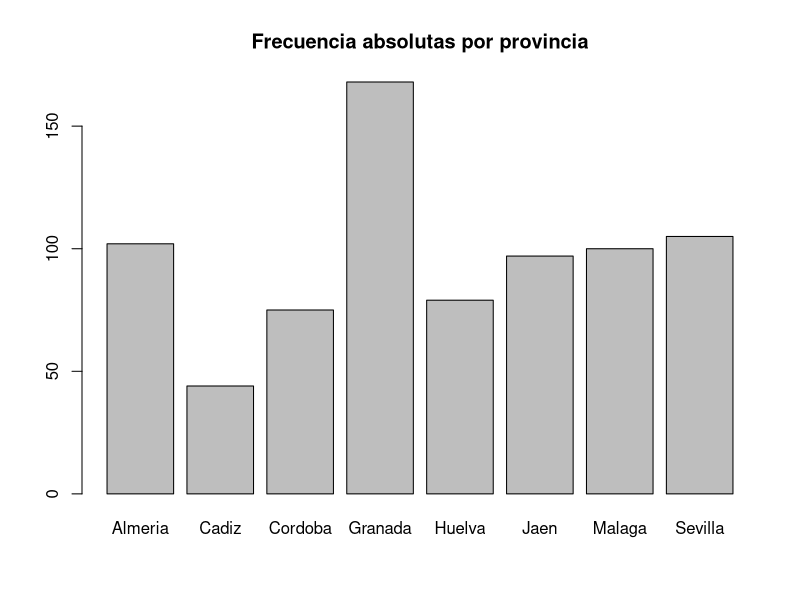
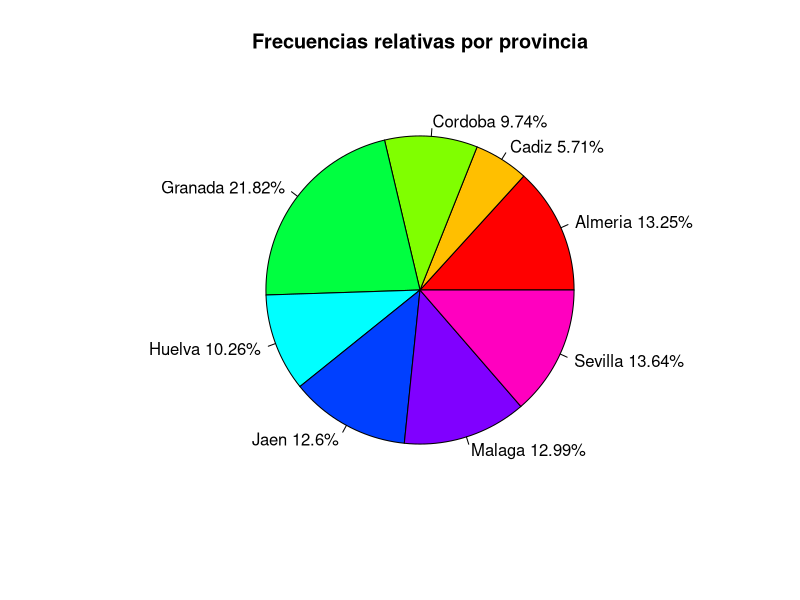
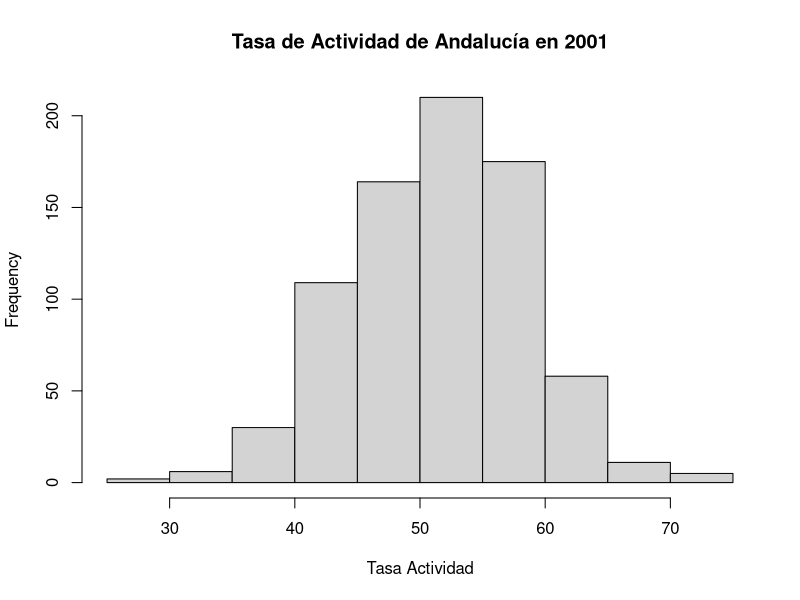
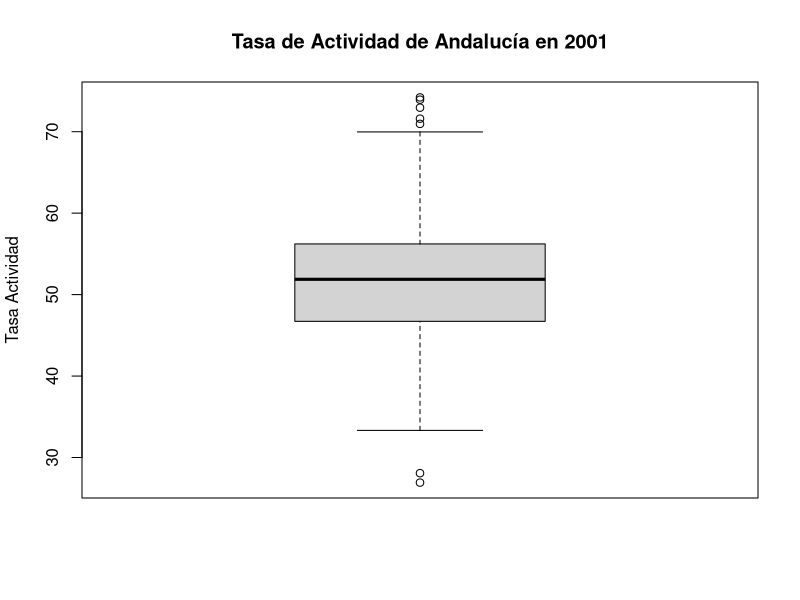
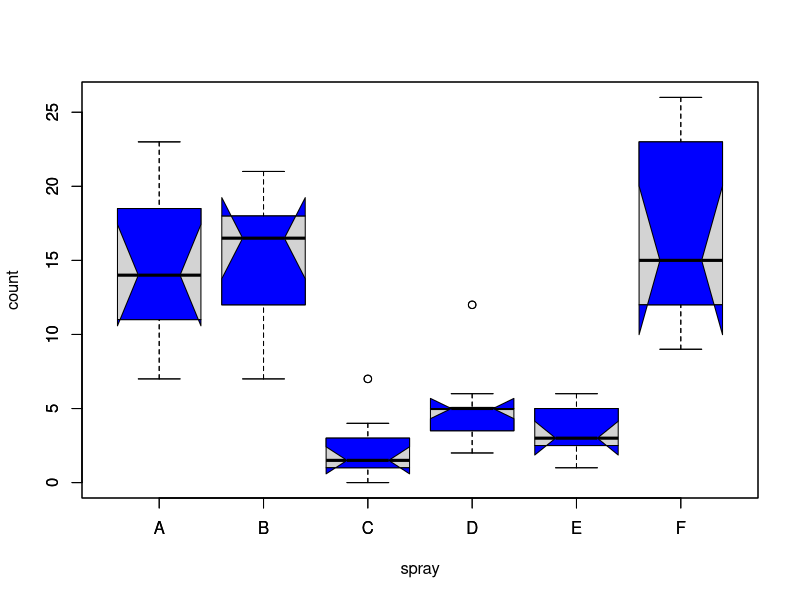

The R script that drew these images, in order:
#####################1. Cálculo de nuevas variables, recodificación y filtrado#####################

#Importamos el fichero de jaen
#Código INE del municipio.
#Nombre del municipio.
#Consumo de energía eléctrica en megavatios por hora.
#Consumo medio de agua en invierno, en metros cúbicos por día.
#Consumo medio de agua en verano, en metros cúbicos por día.
#Destino de los residuos sólidos urbanos: las posibilidades son vertedero controlado, vertedero incontrolado, compostaje.
#Cantidad de residuos sólidos urbanos, en toneladas.

#1. Importar el fichero JaenIndicadores.txt y denominar a la hoja de datos (data frame) Datos.Jaen
Datos.Jaen <- read.table('./Datos/JaenIndicadores-utf8.txt',sep="\t", header=TRUE, encoding  ="UTF-8")
#Limpiar datos faltantes
Datos.Jaen <- Datos.Jaen[!Datos.Jaen$poblacion == "..", ]
options(warn=-1)
#Cambiar comas por puntos para poder calcular más tarde
Datos.Jaen$residuoscant <- gsub("\\,", ".", Datos.Jaen$residuoscant)
#Cambiar a numerico o doble las variables para los calculos
Datos.Jaen$poblacion <- (as.numeric(as.character(Datos.Jaen$poblacion)))
Datos.Jaen$consumoelec <- (as.numeric(as.character(Datos.Jaen$consumoelec)))
Datos.Jaen$consumoaguainv <- (as.numeric(as.character(Datos.Jaen$consumoaguainv)))
Datos.Jaen$consumoaguaver <- (as.numeric(as.character(Datos.Jaen$consumoaguaver)))
Datos.Jaen$residuoscant <- (as.double(Datos.Jaen$residuoscant))

#2. Recodificar la variable Poblacion en una variable cualitativa tipo factor llamada Tamaño con tres categorías:
#  Si la población es inferior a 2000 habitantes, Tamaño será “Pequeño”.
#  Si la población está entre 2000 y 4500 habitantes, Tamaño será “Mediano”.
#  Si la población es superior a 4500 habitantes, Tamaño será “Grande”.


Datos.Jaen$poblacioncat[Datos.Jaen$poblacion<= 2000] <- "Pequeño"

Datos.Jaen$poblacioncat[Datos.Jaen$poblacion> 2000 & (as.numeric(as.character(Datos.Jaen$poblacion)))< 4500] <- "Mediano"

Datos.Jaen$poblacioncat[Datos.Jaen$poblacion>= 4500] <- "Grande"

Datos.Jaen$poblacioncat <- as.factor(Datos.Jaen$poblacioncat)

#Datos.Jaen$poblacion <- Datos.Jaen$poblacioncat 

#Datos.Jaen<-Datos.Jaen[1:8]

options(warn=0)
#3. Calcular los siguientes promedios que se especifican a continuación y añadirlos como nuevas variables al fichero Datos.Jaen obtenidas a partir de las variables existentes: 
#  Variable elec.hab que contendrá el consumo de energía eléctrica por habitante, obtenida como Consumo.de.energia.electrica/Poblacion
#  Variable agua.hab que contendrá el consumo medio de agua por habitante y día, obtenida como (Consumo.de.agua..Invierno + Consumo.de.agua..V erano)/Poblacion
#  Variable res.hab que contendrá los residuos sólidos urbanos por habitante, obtenida como Residuos.solidos.urbanos..Cantidad/Poblacion
Datos.Jaen$elec.hab <- Datos.Jaen$consumoelec/Datos.Jaen$poblacion
Datos.Jaen$agua.hab <- (Datos.Jaen$consumoaguainv+Datos.Jaen$consumoaguaver)/Datos.Jaen$poblacion
Datos.Jaen$res.hab <- Datos.Jaen$residuoscant/Datos.Jaen$poblacion

#4. Crear una nueva hoja de datos con todas las variables que contiene actualmente el data frame Datos.Jaen, pero referida 
#sólo a los municipios de tamaño mediano y denominarla Datos.Jaen.Medianos

Datos.Jaen.Medianos <- Datos.Jaen[Datos.Jaen$poblacioncat == 'Mediano',]

#5. Guardar la hoja de datos Datos.Jaen con las nuevas variables creadas en los apartados anteriores y la hoja que contiene 
#los datos de las poblaciones medianas (Datos.Jaen.Medianos) en un archivo de datos de R y llamadlo JaenIndicadores.RData

save(Datos.Jaen, Datos.Jaen.Medianos, file = "./Datos/JaenIndicadores.RData")


#####################2. Análisis Estadístico Descriptivo de Datos#####################

#1. Importar el fichero Andalucia.txt y denominar a la hoja de datos (data frame) Datos.Andalucia. Comprobar si en el archivo 
#.txt hay datos faltantes y cómo están codificados.

Datos.Andalucia <-  read.table('./Datos/Andalucia-utf8.txt',sep="\t", header=TRUE, encoding  ="UTF-8")
Datos.Andalucia[Datos.Andalucia$Renta.familiar.por.habitante.2003 == "..","Renta.familiar.por.habitante.2003"] <- NA

#2. A partir de la variable código INE, construir una variable tipo factor que distinga la provincia de pertenencia de cada municipio,
#denominarla “Provincia” y añadirla al data frame. 
#head(ine)
Datos.fProv = c("Almeria","Cadiz","Cordoba","Granada","Huelva","Jaen","Malaga","Sevilla")

Datos.Andalucia$IdINE <- substr(Datos.Andalucia$Codigo.INE,1,nchar(Datos.Andalucia$Codigo.INE)-3)

Datos.Andalucia$Provincia[Datos.Andalucia$IdINE == 4] <- Datos.fProv[1]
Datos.Andalucia$Provincia[Datos.Andalucia$IdINE == 11] <- Datos.fProv[2]
Datos.Andalucia$Provincia[Datos.Andalucia$IdINE == 14] <- Datos.fProv[3]
Datos.Andalucia$Provincia[Datos.Andalucia$IdINE == 18] <- Datos.fProv[4]
Datos.Andalucia$Provincia[Datos.Andalucia$IdINE == 21] <- Datos.fProv[5]
Datos.Andalucia$Provincia[Datos.Andalucia$IdINE == 23] <- Datos.fProv[6]
Datos.Andalucia$Provincia[Datos.Andalucia$IdINE == 29] <- Datos.fProv[7]
Datos.Andalucia$Provincia[Datos.Andalucia$IdINE == 41] <- Datos.fProv[8]

#Obtener la distribución de frecuencias absolutas y relativas, un diagrama de barras con las frecuencias absolutas y un 
#diagrama de sectores con las frecuencias relativas en porcentajes de esta variable tipo factor. 
#¿Qué provincia tiene más municipios? ¿Cuál tiene menos? ¿Qué porcentaje representa en cada caso?

Datos.Andalucia$Provincia <- as.factor(Datos.Andalucia$Provincia)
print('Frecuencia absoluta: ')
frec.abs <-table(Datos.Andalucia$Provincia)
frec.abs
print('Frecuencia relativa')
frec.rel <-table(Datos.Andalucia$Provincia)/sum(table(Datos.Andalucia$Provincia))*100
frec.rel
#Bar plot frecuencias absolutas
barplot(frec.abs, main="Frecuencia absolutas por provincia")

#Pie plot frecuencias relativas
slices <- frec.rel
lbls <- rownames(frec.rel)
pct <- round(slices/sum(slices)*100,2)
lbls <- paste(lbls, pct) # add percents to labels
lbls <- paste(lbls,"%",sep="") # ad % to labels
pie(slices,labels = lbls, col=rainbow(length(lbls)), main="Frecuencias relativas por provincia") 

#3. Obtener un resumen descriptivo de la variable tasa de actividad de 2001 que incluya parámetros de posición, dispersión, asimetría
#y curtosis, histograma y diagrama de caja. En función de este resumen, contestar a las siguientes preguntas:

#Vamos a arreglar la columna para los calculos
#Cambiar comas por puntos. Si lo dejaramos como está la conversión a otro tipo de dato sería errónea.

Datos.Andalucia$Tasa.actividad.2001 <- gsub("\\,", ".", Datos.Andalucia$Tasa.actividad.2001)
Datos.Andalucia$Tasa.actividad.2001 <- (as.double(Datos.Andalucia$Tasa.actividad.2001))

#####################Parámetros de posición#####################

summary(Datos.Andalucia$Tasa.actividad.2001)
#Media
media <- mean(Datos.Andalucia$Tasa.actividad.2001)
#Mediana
mediana <- median(Datos.Andalucia$Tasa.actividad.2001, na.rm=T)
# Percentil 5% y percentil 95%
percep <-quantile(Datos.Andalucia$Tasa.actividad.2001,probs=c(0.05,0.95),na.rm=TRUE)
## Mínimo
min.Tasa<-min(Datos.Andalucia$Tasa.actividad.2001, na.rm=T)
## Máximo
max.Tasa<-max(Datos.Andalucia$Tasa.actividad.2001, na.rm=T)
## Primer cuartil
q1.Tasa<-quantile(Datos.Andalucia$Tasa.actividad.2001, probs=0.25, na.rm=T)
## Tercer cuartil
q3.Tasa<-quantile(Datos.Andalucia$Tasa.actividad.2001, probs=0.75, na.rm=T)

#####################Parámetros de dispersión#####################
# Desviación típica
Des.tipica <- sd(Datos.Andalucia$Tasa.actividad.2001,na.rm=TRUE)
# Varianza
Varianza <- var(Datos.Andalucia$Tasa.actividad.2001,na.rm=TRUE)
# Recorrido intercuartílico
ri.Tasa<-q3.Tasa-q1.Tasa
# Rango
rango.Tasa<-max.Tasa-min.Tasa


#####################Parámetros de forma###################
install.packages("e1071", dep = TRUE)
library(e1071)
coef_asimetria <- skewness(Datos.Andalucia$Tasa.actividad.2001,na.rm=TRUE)
print (coef_asimetria)

coef_curtosis <- kurtosis(Datos.Andalucia$Tasa.actividad.2001,na.rm=TRUE)
print (coef_curtosis)

#histograma
hist(Datos.Andalucia$Tasa.actividad.2001, main = "Tasa de Actividad de Andalucía en 2001", xlab="Tasa Actividad")

#Diagrama de caja
boxplot(Datos.Andalucia$Tasa.actividad.2001, main = "Tasa de Actividad de Andalucía en 2001", 
        col = "lightgray", ylab="Tasa Actividad")

## boxplot on a formula:
boxplot(count ~ spray, data = InsectSprays, col = "lightgray")
# *add* notches (somewhat funny here):
boxplot(count ~ spray, data = InsectSprays,
        notch = TRUE, add = TRUE, col = "blue")

#3.1. ¿Cuál es la tasa media de actividad de los municipios andaluces? 
#¿Crees que este valor es adecuado para representar la Tasa de Actividad de los municipios andaluces durante 2001?

#Valor medio = 51.44
#Creemos que es un valor correcto ya que no tenemos outlayers muy grandes lo que hace que la media y la media estén muy cercanas

#3.2. ¿Cómo valoras la homogeneidad de los valores de la tasa de actividad en los municipios andaluces? 
#¿Qué parámetro elegirías para representar la dispersión de la Tasa de Actividad de 2001?

#En el dataset analizado la tasa de actividad parece homogneo ya que los datos no presentan mucha desviación y el coeficiente de
#asimetría presenta un valor muy bajo.

#Podemos elegir la desviación típica ya que es una medida de dispersión de las variables Des.tipica. Segun los valores que tenemos
#consideramos que el valor de desviación típica 6.98 es bastante bajo viendo que los valores estan entre 30 y 70

#3.3. ¿En ese sentido, qué municipios andaluces destacan significativamente del resto (como atípicos) 
#por su alta tasa de actividad y por su baja tasa de actividad? ¿Se te ocurre alguna explicación al respecto?

#which(Datos.Andalucia$Tasa.actividad.2001==min.Tasa)
outlier_values <- boxplot.stats(Datos.Andalucia$Tasa.actividad.2001)$out #vemos los outlayers
Datos.Andalucia$Municipio[which(Datos.Andalucia$Tasa.actividad.2001<=28.08)] #-- Benitagla    Lobras  
Datos.Andalucia$Municipio[which(Datos.Andalucia$Tasa.actividad.2001>=70.96)] #-- Vícar                Ejido (El)           Mojonera (La)        Alcalá del Valle     Castilleja de Guzmán)$out 

#En principio, no parece que los outliers se deban a datos anómalos o mal registrados, puesto que la tasa de actividad no deja de ser un valor razonable.
#Para los municipios que poseen una tasa de actividad baja (Benitagla y Lobras) se ha observado que se trata de pueblos con muy poca población y una edad media bastante elevada. Lo cual explicaria una reducida tasa de actividad.
#Por el contrario, los municipios que presentan una tasa de actividad alta (Vícar, Ejido (El), Mojonera (La), Alcalá del Valle y Castilleja de Guzmán)
#son municipios con una media de edad baja y de poblacion bastante elevada, lo cual explicaria una tasa de actividad mas alta.


#3.4. ¿Cómo valoras la simetría de la distribución de frecuencia?

#Es bastante simétrica ya que el coefieciente de asimetria es cercano a 0. 
